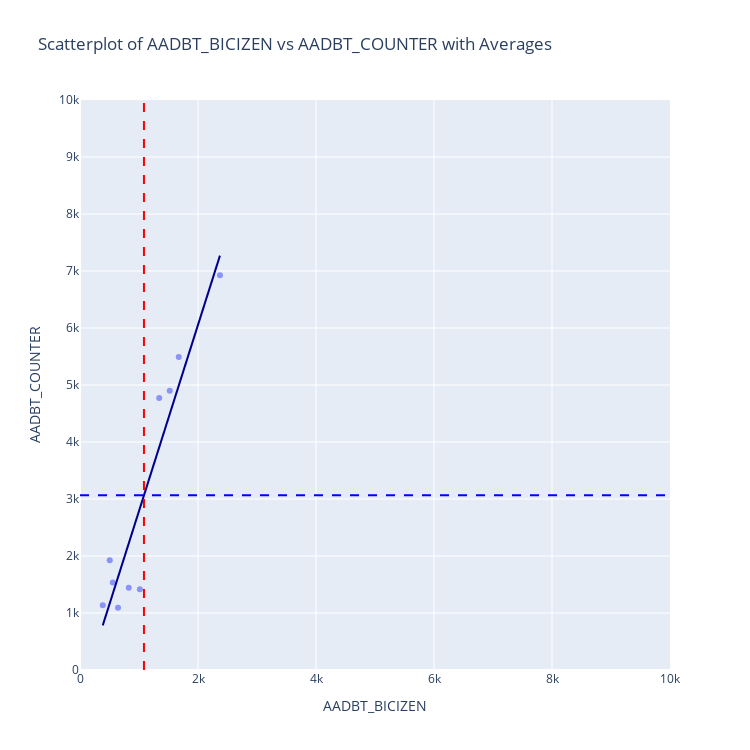

Notebook code cell kept with this figure:
### Code cell
import plotly.express as px
# Calculate averages
avg_bicizen = final_df['AADBT_BICIZEN'].mean()
avg_counter = final_df['AADBT_COUNTER'].mean()

# Create a scatter plot with Plotly Express
fig = px.scatter(
    final_df,
    x='AADBT_BICIZEN',
    y='AADBT_COUNTER',
    title='Scatterplot of AADBT_BICIZEN vs AADBT_COUNTER with Averages',
    labels={'AADBT_BICIZEN': 'AADBT_BICIZEN', 'AADBT_COUNTER': 'AADBT_COUNTER','ROOT_ID':'ROOT_ID'},
    opacity=0.7,
    trendline='ols', trendline_color_override='darkblue'

)

# Add average lines
fig.add_shape(
    type='line',
    x0=avg_bicizen,
    x1=avg_bicizen,
    y0=0,
    y1=10000,
    line=dict(color='red', dash='dash'),
    name='Average AADBT_BICIZEN'
)
fig.add_shape(
    type='line',
    x0=0,
    x1=10000,
    y0=avg_counter,
    y1=avg_counter,
    line=dict(color='blue', dash='dash'),
    name='Average AADBT_COUNTER'
)


# Update axis ranges
fig.update_layout(xaxis=dict(range=[0, 10000]), yaxis=dict(range=[0, 10000]))

fig.update_layout(
    width=750,
    height=750
)
fig.show()

### Figure 1 — Plotly figure (JSON) as saved in the notebook; plotly's stock layout.template omitted (floating-point values rounded to 4 significant figures)
{"data": [{"hovertemplate": "AADBT_BICIZEN=%{x}<br>AADBT_COUNTER=%{y}<extra></extra>", "legendgroup": "", "marker": {"color": "#636efa", "opacity": 0.7, "symbol": "circle"}, "mode": "markers", "name": "", "orientation": "v", "showlegend": false, "type": "scatter", "x": [1014.0, 644.6, 826.3, 385.7, 556.1, 504.3, 1521.0, 1343.0, 1674.0, 2372.0], "xaxis": "x", "y": [1418, 1094, 1442, 1135, 1535, 1926, 4898, 4770, 5493, 6925], "yaxis": "y"}, {"hovertemplate": "<b>OLS trendline</b><br>AADBT_COUNTER = 3.26601 * AADBT_BICIZEN + -477.175<br>R<sup>2</sup>=0.887412<br><br>AADBT_BICIZEN=%{x}<br>AADBT_COUNTER=%{y} <b>(trend)</b><extra></extra>", "legendgroup": "", "line": {"color": "darkblue"}, "marker": {"color": "#636efa", "symbol": "circle"}, "mode": "lines", "name": "", "showlegend": false, "type": "scatter", "x": [385.7, 504.3, 556.1, 644.6, 826.3, 1014.0, 1343.0, 1521.0, 1674.0, 2372.0], "xaxis": "x", "y": [782.7, 1170.0, 1339.0, 1628.0, 2222.0, 2835.0, 3908.0, 4491.0, 4991.0, 7270.0], "yaxis": "y"}], "layout": {"height": 750, "legend": {"tracegroupgap": 0}, "shapes": [{"line": {"color": "red", "dash": "dash"}, "name": "Average AADBT_BICIZEN", "type": "line", "x0": 1084.0, "x1": 1084.0, "y0": 0, "y1": 10000}, {"line": {"color": "blue", "dash": "dash"}, "name": "Average AADBT_COUNTER", "type": "line", "x0": 0, "x1": 10000, "y0": 3064.0, "y1": 3064.0}], "title": {"text": "Scatterplot of AADBT_BICIZEN vs AADBT_COUNTER with Averages"}, "width": 750, "xaxis": {"anchor": "y", "domain": [0, 1], "range": [0, 10000], "title": {"text": "AADBT_BICIZEN"}}, "yaxis": {"anchor": "x", "domain": [0, 1], "range": [0, 10000], "title": {"text": "AADBT_COUNTER"}}}}
